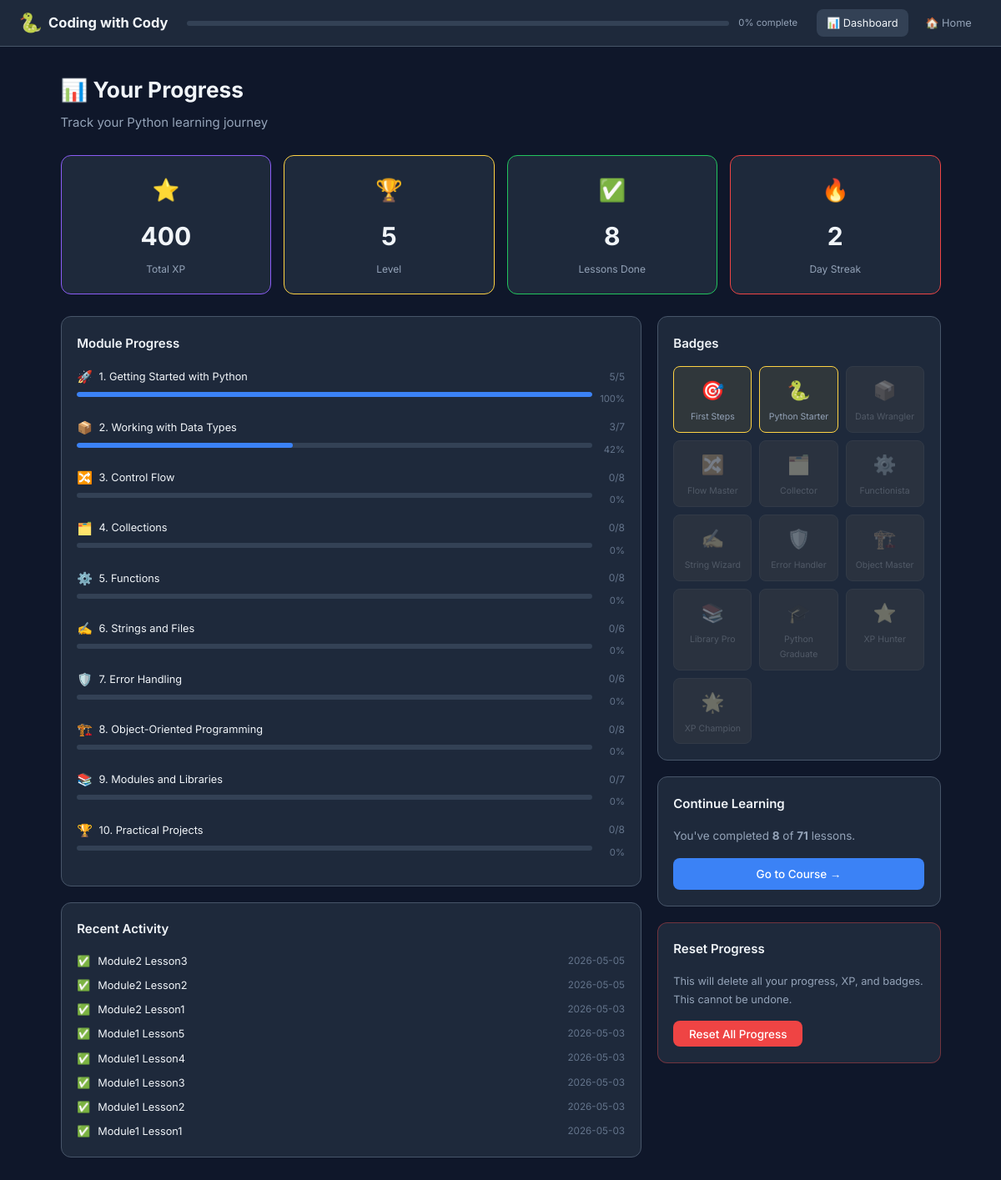
/dashboard, run on the app's committed database.
### tables this page shows
CREATE TABLE progress (
                id              INTEGER PRIMARY KEY AUTOINCREMENT,
                lesson_id       TEXT NOT NULL UNIQUE,
                status          TEXT NOT NULL DEFAULT 'not_started',
                started_at      TIMESTAMP,
                completed_at    TIMESTAMP,
                time_spent_sec  INTEGER DEFAULT 0,
                xp_earned       INTEGER DEFAULT 0
            );

### app.py (the view)
@app.route('/dashboard')
def dashboard():
    curriculum = load_curriculum()
    with get_db() as conn:
        progress_map = get_progress_map(conn)
        badges = [r['badge_id'] for r in conn.execute("SELECT badge_id FROM badges ORDER BY earned_at DESC").fetchall()]
        settings = {r['key']: r['value'] for r in conn.execute("SELECT key, value FROM user_settings").fetchall()}
        recent = conn.execute(
            "SELECT lesson_id, completed_at FROM progress WHERE status='completed' ORDER BY completed_at DESC LIMIT 10"
        ).fetchall()
    total_xp = sum(p['xp'] for p in progress_map.values())
    total_done = sum(1 for p in progress_map.values() if p['status'] == 'completed')
    total_lessons = sum(len(m['lessons']) for m in curriculum['modules'])
    level = max(1, total_xp // 100 + 1)
    for mod in curriculum['modules']:
        total = len(mod['lessons'])
        done = sum(1 for l in mod['lessons'] if progress_map.get(l['id'], {}).get('status') == 'completed')
        mod['progress_pct'] = int(done / total * 100) if total else 0
        mod['lessons_done'] = done
    return render_template('dashboard.html',
                           curriculum=curriculum,
                           total_xp=total_xp,
                           level=level,
                           total_done=total_done,
                           total_lessons=total_lessons,
                           badges=badges,
                           settings=settings,
                           recent=list(recent),
                           streak=int(settings.get('streak_days', 0)))

### app.py (called while the page is built)
def get_db():
    conn = sqlite3.connect(str(DB_PATH))
    conn.row_factory = sqlite3.Row
    conn.execute("PRAGMA journal_mode=WAL")
    return conn

def load_curriculum():
    path = CONTENT_DIR / 'curriculum.json'
    with open(path, encoding='utf-8') as f:
        return json.load(f)

def get_progress_map(conn):
    rows = conn.execute("SELECT lesson_id, status, xp_earned FROM progress").fetchall()
    return {r['lesson_id']: {'status': r['status'], 'xp': r['xp_earned']} for r in rows}

### templates/dashboard.html (shortened to what this page needs)
{% extends "base.html" %}
{% block content %}
<div class="dashboard-page">
  <div class="dashboard-header">
    <h1>📊 Your Progress</h1>
    <p class="dashboard-subtitle">Track your Python learning journey</p>
  </div>
  <div class="stats-grid">
    <div class="stat-card stat-card--xp">
      <div class="stat-card-icon">⭐</div>
      <div class="stat-card-value">{{ total_xp }}</div>
      <div class="stat-card-label">Total XP</div>
    </div>
    <div class="stat-card stat-card--level">
      <div class="stat-card-icon">🏆</div>
      <div class="stat-card-value">{{ level }}</div>
      <div class="stat-card-label">Level</div>
    </div>
    <div class="stat-card stat-card--lessons">
      <div class="stat-card-icon">✅</div>
      <div class="stat-card-value">{{ total_done }}</div>
      <div class="stat-card-label">Lessons Done</div>
    </div>
    <div class="stat-card stat-card--streak">
      <div class="stat-card-icon">🔥</div>
      <div class="stat-card-value">{{ streak }}</div>
      <div class="stat-card-label">Day Streak</div>
    </div>
  </div>
  <div class="dashboard-body">
    <div class="dashboard-left">
      <div class="dashboard-card">
        <h2 class="dashboard-card-title">Module Progress</h2>
        {% for mod in curriculum.modules %}
        <div class="module-progress-row">
          <div class="module-progress-info">
            <span class="module-progress-icon">{{ mod.icon }}</span>
            <span class="module-progress-name">{{ mod.number }}. {{ mod.title }}</span>
            <span class="module-progress-count">{{ mod.lessons_done }}/{{ mod.lessons|length }}</span>
          </div>
          <div class="module-progress-bar-wrap">
            <div class="module-progress-bar">
              <div class="module-progress-fill" style="width: {{ mod.progress_pct }}%"></div>
            </div>
            <span class="module-progress-pct">{{ mod.progress_pct }}%</span>
          </div>
        </div>
        {% endfor %}
      </div>
      <div class="dashboard-card">
        <h2 class="dashboard-card-title">Recent Activity</h2>
        {% if recent %}
        <div class="recent-list">
          {% for row in recent %}
          <div class="recent-item">
            <span class="recent-icon">✅</span>
            <span class="recent-lesson">{{ row.lesson_id | replace('_', ' ') | title }}</span>
            <span class="recent-time">{{ row.completed_at[:10] if row.completed_at else '' }}</span>
          </div>
          {% endfor %}
        </div>
        {% else %}
        <p class="empty-state">No completed lessons yet. <a href="/">Start learning!</a></p>
        {% endif %}
      </div>
    </div>
    <div class="dashboard-right">
      <div class="dashboard-card">
        <h2 class="dashboard-card-title">Badges</h2>
        <div class="badges-grid">
          {% for badge_id, bdef in all_badge_defs.items() %}
          <div class="badge-item {% if badge_id in badges %}badge-item--earned{% else %}badge-item--locked{% endif %}"
               title="{{ bdef.name }}: {{ bdef.desc }}">
            <span class="badge-icon">{{ bdef.icon }}</span>
            <span class="badge-name">{{ bdef.name }}</span>
          </div>
          {% endfor %}
        </div>
      </div>
      <div class="dashboard-card">
        <h2 class="dashboard-card-title">Continue Learning</h2>
        {% if total_done < total_lessons %}
        <p class="continue-text">You've completed <strong>{{ total_done }}</strong> of <strong>{{ total_lessons }}</strong> lessons.</p>
        <a href="/" class="btn btn-primary btn-block">Go to Course →</a>
        {% else %}
        <div class="course-complete">
          <div class="course-complete-icon">🎓</div>
          <p>You've completed the entire course! Congratulations!</p>
          <a href="/" class="btn btn-secondary btn-block">Review Course</a>
        </div>
        {% endif %}
      </div>
      <div class="dashboard-card dashboard-card--danger">
        <h2 class="dashboard-card-title">Reset Progress</h2>
        <p class="danger-text">This will delete all your progress, XP, and badges. This cannot be undone.</p>
        <button class="btn btn-danger" onclick="confirmReset()">Reset All Progress</button>
      </div>
    </div>
  </div>
</div>
{% endblock %}

### templates/base.html (shortened to what this page needs)
<!DOCTYPE html>
<html lang="en">
<head>
  <link rel="stylesheet" href="https://cdnjs.cloudflare.com/ajax/libs/codemirror/5.65.16/codemirror.min.css">
  <link rel="stylesheet" href="https://cdnjs.cloudflare.com/ajax/libs/codemirror/5.65.16/theme/dracula.min.css">
  <link rel="stylesheet" href="https://cdnjs.cloudflare.com/ajax/libs/highlight.js/11.9.0/styles/atom-one-dark.min.css">
  <link rel="stylesheet" href="{{ url_for('static', filename='css/style.css') }}">
</head>
<body>
  <header class="app-header">
    <div class="header-inner">
      <a href="/" class="logo">
        <span class="logo-icon">🐍</span>
        <span class="logo-text">Coding with Cody</span>
      </a>
      <div class="header-center">
        <div class="global-progress-bar" title="{{ overall_pct|default(0) }}% complete">
        </div>
        <span class="global-progress-label">{{ overall_pct|default(0) }}% complete</span>
      </div>
      <nav class="header-nav">
        <a href="/dashboard" class="nav-btn {% if request.path == '/dashboard' %}active{% endif %}">
          📊 Dashboard
        </a>
        <a href="/" class="nav-btn {% if request.path == '/' %}active{% endif %}">
          🏠 Home
        </a>
      </nav>
    </div>
  </header>
  <main class="app-main">
    {% block content %}{% endblock %}
  </main>
</body>
</html>

### data on the page
progress: lesson_id "Module2 Lesson3", completed_at "2026-05-05"
progress: lesson_id "Module2 Lesson2", completed_at "2026-05-05"
progress: lesson_id "Module2 Lesson1", completed_at "2026-05-03"
progress: lesson_id "Module1 Lesson5", completed_at "2026-05-03"
progress: lesson_id "Module1 Lesson4", completed_at "2026-05-03"
progress: lesson_id "Module1 Lesson3", completed_at "2026-05-03"
progress: lesson_id "Module1 Lesson2", completed_at "2026-05-03"
progress: lesson_id "Module1 Lesson1", completed_at "2026-05-03"

### other printed values
{{ overall_pct|default(0) }} "0"
{{ total_xp }} "400"
{{ level }} "5"
{{ total_done }} "8"
{{ streak }} "2"
{{ mod.icon }} "🚀" "📦" "🔀" "🗂️" "⚙️" "✍️" "🛡️" "🏗️" "📚" "🏆"
{{ mod.number }} "1" "2" "3" "4" "5" "6" "7" "8" "9" "10"
{{ mod.title }} "Getting Started with Python" "Working with Data Types" "Control Flow" "Collections" "Functions" "Strings and Files" "Error Handling" "Object-Oriented Programming" "Modules and Libraries" "Practical Projects"
{{ mod.lessons_done }} "5" "3" "0" "0" "0" "0" "0" "0" "0" "0"
{{ mod.lessons|length }} "5" "7" "8" "8" "8" "6" "6" "8" "7" "8"
{{ mod.progress_pct }} "100" "42" "0" "0" "0" "0" "0" "0" "0" "0"
{{ bdef.icon }} "🎯" "🐍" "📦" "🔀" "🗂️" "⚙️" "✍️" "🛡️" "🏗️" "📚" "🎓" "⭐" "🌟"
{{ bdef.name }} "First Steps" "Python Starter" "Data Wrangler" "Flow Master" "Collector" "Functionista" "String Wizard" "Error Handler" "Object Master" "Library Pro" "Python Graduate" "XP Hunter" "XP Champion"
{{ total_lessons }} "71"
